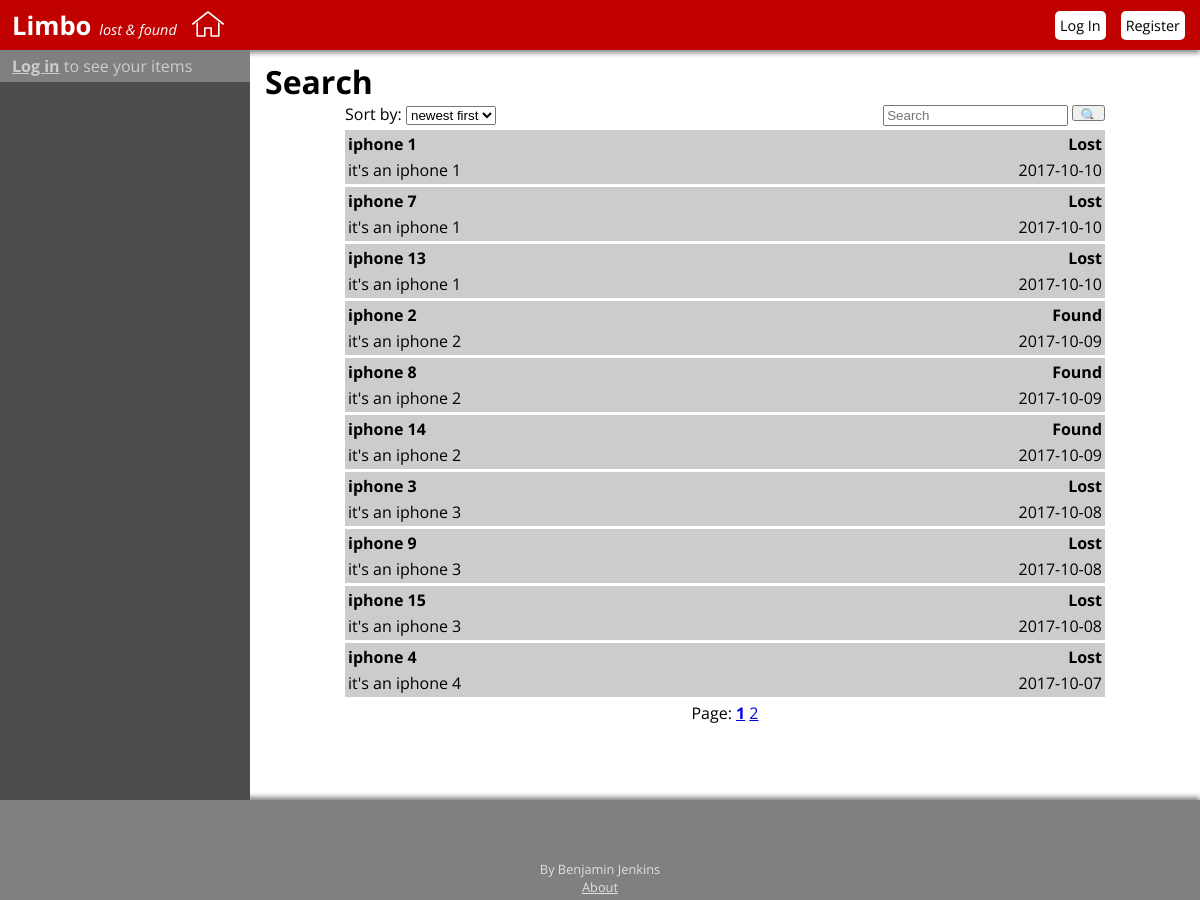
Screenshot of /search.php with the database file from the repository.
### tables this page shows
CREATE TABLE items(
    item_id INTEGER PRIMARY KEY AUTO_INCREMENT,
    loc_id INTEGER NOT NULL,
    name VARCHAR(30) NOT NULL,
    description TEXT NOT NULL,
    lost_date DATETIME NOT NULL,
    create_date DATETIME NOT NULL DEFAULT CURRENT_TIMESTAMP,
    update_date DATETIME NOT NULL DEFAULT CURRENT_TIMESTAMP ON UPDATE CURRENT_TIMESTAMP,
    owner_id INTEGER NOT NULL,
    claimer_id INTEGER,
    status ENUM('lost','found', 'claimed') NOT NULL,
    FOREIGN KEY (loc_id) REFERENCES locations(loc_id),
    FOREIGN KEY (owner_id) REFERENCES users(u_id),
    FOREIGN KEY (claimer_id) REFERENCES users(u_id)
);

### includes/search_helpers.php (the view, shortened to what this page needs)
<?php
function show_search($time, $sort, $page, $term){
    require('includes/connect_db.php');
    $first_result_index = ($page - 1) * 10;
    $query = 'SELECT item_id, name, description, lost_date, status FROM items WHERE update_date > NOW() - INTERVAL ' . $time . ' DAY AND name LIKE "%' . $term . '%"';
    if($sort === 'newest'){
        $query = $query . ' ORDER BY update_date DESC';
    }
    else if($sort === 'oldest'){
        $query = $query . ' ORDER BY update_date ASC';
    }
    $query = $query . ' LIMIT 10 OFFSET ' . $first_result_index;
    $results = mysqli_query($dbc, $query);
    if($results != true)
        echo '<p>SQL ERROR = ' . mysqli_error( $dbc ) . '</p>';
    else{
        echo '<div class="items-list">';
        while($row = mysqli_fetch_array($results, MYSQLI_ASSOC)){
            echo '<a href="/item-details.php?id=' . $row['item_id'] . '"><table><tbody>';
            echo '<tr>';
            echo '<td><b>' . $row['name'] . '</b></td>';
            echo '<td class="items-list-right"><b>' . ucfirst($row['status']) . '</b></td>';
            echo '</tr>';
            echo '<tr>';
            echo '<td>' . $row['description'] . '</td>';
            echo '<td class="items-list-right">' . substr($row['lost_date'], 0, 10) . '</td>';
            echo '</tr>';
            echo '</tbody></table></a>';
        }
        echo '</div>';
    }
}
function get_num_pages($time, $sort, $term){
    require('includes/connect_db.php');
    $query = 'SELECT * FROM items WHERE update_date > NOW() - INTERVAL ' . $time . ' DAY AND name LIKE "%' . $term . '%"';
    if($sort === 'newest'){
        $query = $query . ' ORDER BY update_date DESC';
    }
    else if($sort === 'oldest'){
        $query = $query . ' ORDER BY update_date ASC';
    }
    $results = mysqli_query($dbc, $query);
    $rowcount=mysqli_num_rows($results);
    return ceil($rowcount / 10);
}
?>

### search.php (shortened to what this page needs)
<?php
require('includes/logged_in.php');
require('includes/search_helpers.php');
$time = 365;
$sort = 'newest';
$term = $_GET['searchterm'];
$page = 1;
$num_pages = get_num_pages($time, $sort, $term);
?>
<!DOCTYPE html>
<html>
    <head>
    <link rel="stylesheet" href="/css/custom.css" type="text/css">
    </head>
    <body>
    <?php require"includes/header.php"; ?>
    <div class="content-container">
        <?php require('includes/sidebar.php'); ?>
        <div class="page-content">
            <h1>Search</h1>
            <div class="list-options">
                Sort by:
                <select id="sort-select" onchange="changeSearchSort(<?php echo $time; ?>, <?php echo $term; ?>, <?php echo $page; ?>)">
                    <option <?php if($sort == 'newest') echo 'selected="selected"'; ?> value="newest">newest first</option>
                </select>
                <form class="searchform" action="search.php">
                    <input type="text" placeholder="Search" name="searchterm">
                    <input class="searchbutton" type="submit" value="&#128269;">
                </form>
            </div>
            <?php
            show_search($time, $sort, $page, $term);
            echo '<p class="page-numbers">Page:';
            for ($i = 1; $i <= $num_pages; $i++) {
                if($page == $i){
                    echo ' <b><a href="/search.php?page=' . $i . '&sort=' . $sort . '&time=' . $time . '&term=' . $term . '">' . $i . '</a></b> ';
                }
                else if(!isset($_GET['page']) && $i == 1){
                    echo ' <b><a href="/search.php?page=' . $i . '&sort=' . $sort . '&time=' . $time . '&term=' . $term . '">' . $i . '</a></b> ';
                }
                else{
                    echo ' <a href="/search.php?page=' . $i . '&sort=' . $sort . '&time=' . $time . '&term=' . $term . '">' . $i . '</a> ';
                }
            }
            echo '</p>';
            ?>
        </div>
    </div>
    <?php require('includes/footer.php'); ?>
    </body>
</html>

### includes/header.php (shortened to what this page needs)
<header>
    <a href="/index.php">
        <div class="site-title">
            <div class="title-limbo"><b>Limbo</b></div>
            <div class="title-lostandfound"><i>&nbsp;lost & found</i></div>
            <?php
                if($_SERVER['PHP_SELF'] != '/index.php')
                    echo '<img class="homebutton" src="/images/home.svg">';
            ?>
        </div>
    </a>
    <div class="account-links">
        <?php
            if(!$logged_in){
                echo '<a class="account-link" href="/login.php">Log In</a>';
                echo '<a class="account-link" href="/register.php">Register</a>';
            }
            else{
                echo '<span class="logged-in-as">Logged in as ' . $logged_in_fname . '</span>';
                echo '<a class="account-link" href="/logout.php">Log Out</a>';
            }
        ?>
    </div>
</header>

### includes/sidebar.php (shortened to what this page needs)
<div class="sidebar">
    <?php
        if(!$logged_in){
            echo '<div class="sidebar-title"><a href="/login.php"><b>Log in</b></a> to see your items
            </div>';
        }
    ?>
</div>

### includes/footer.php (shortened to what this page needs)
<footer>
    <div class="footer-author">
        By Benjamin Jenkins<br>
        <a href="/about.php">About</a>
    </div>
</footer>

### css/custom.css (style rules this page uses)
html { height: 100%; }
body { height: 100%; margin:0; font-family: 'Open Sans', sans-serif; }
h1 { margin:10px 0 0 15px; }
header { background-color: #C10000; height: 50px; box-shadow: 0px 3px 5px #888888; }
.site-title { display: inline-block; color: white; line-height: 3.2em; margin-left: 12px; }
.title-limbo { display: inline-block; font-size:1.6em; }
.title-lostandfound { display: inline-block; font-size:0.9em; }
.homebutton { width: 40px; height: 50px; position: absolute; top: 4px; left: 188px; }
.account-links { float: right; padding-top: 14px; }
.account-link { height: 30px; background-color: white; border: none; border-radius: 5px; font-size: 0.9em; margin-right:15px; text-decoration: none; color: black; padding: 5px; }
.content-container { width: 100%; height: calc(100% - 150px); min-height: 750px; max-width: 100%; clear: both; margin: 0 auto; }
.page-content { width: calc(100% - 250px); float: right; }
.sidebar { background-color: #4D4D4D; height: 100%; float: left; width: 250px; overflow: scroll; }
.sidebar-title { background-color: #808080; color: #CCCCCC; padding: 5px 0 5px 12px; }
.sidebar-title a { color: #CCCCCC; }
.items-list { margin: 0 auto; width: 80%; }
.items-list a { color: black; text-decoration: none; }
.items-list table { background-color: #CCCCCC; width: 100%; margin-bottom: 3px; }
.items-list-right { text-align:right; }
.list-options { margin: 0 auto 5px auto; width: 80%; }
.page-numbers { margin: 5px auto 0 auto; width: 80%; text-align:center; }
footer { height: 100px; background-color: #808080; box-shadow: 0px -3px 5px #888888; }
.footer-author { color: #E0E0E0; text-align: center; font-size: 0.8em; padding-top:60px; }
.footer-author a { color: #E0E0E0; }
.searchform { float: right; }
.searchbutton { height: 10px; box-sizing: content-box; }

### rows the page displays
items: name "iphone 1", status "Lost", description "it's an iphone 1", lost_date "2017-10-10"
items: name "iphone 7", status "Lost", description "it's an iphone 1", lost_date "2017-10-10"
items: name "iphone 13", status "Lost", description "it's an iphone 1", lost_date "2017-10-10"
items: name "iphone 2", status "Found", description "it's an iphone 2", lost_date "2017-10-09"
items: name "iphone 8", status "Found", description "it's an iphone 2", lost_date "2017-10-09"
items: name "iphone 14", status "Found", description "it's an iphone 2", lost_date "2017-10-09"
items: name "iphone 3", status "Lost", description "it's an iphone 3", lost_date "2017-10-08"
items: name "iphone 9", status "Lost", description "it's an iphone 3", lost_date "2017-10-08"
items: name "iphone 15", status "Lost", description "it's an iphone 3", lost_date "2017-10-08"
items: name "iphone 4", status "Lost", description "it's an iphone 4", lost_date "2017-10-07"
